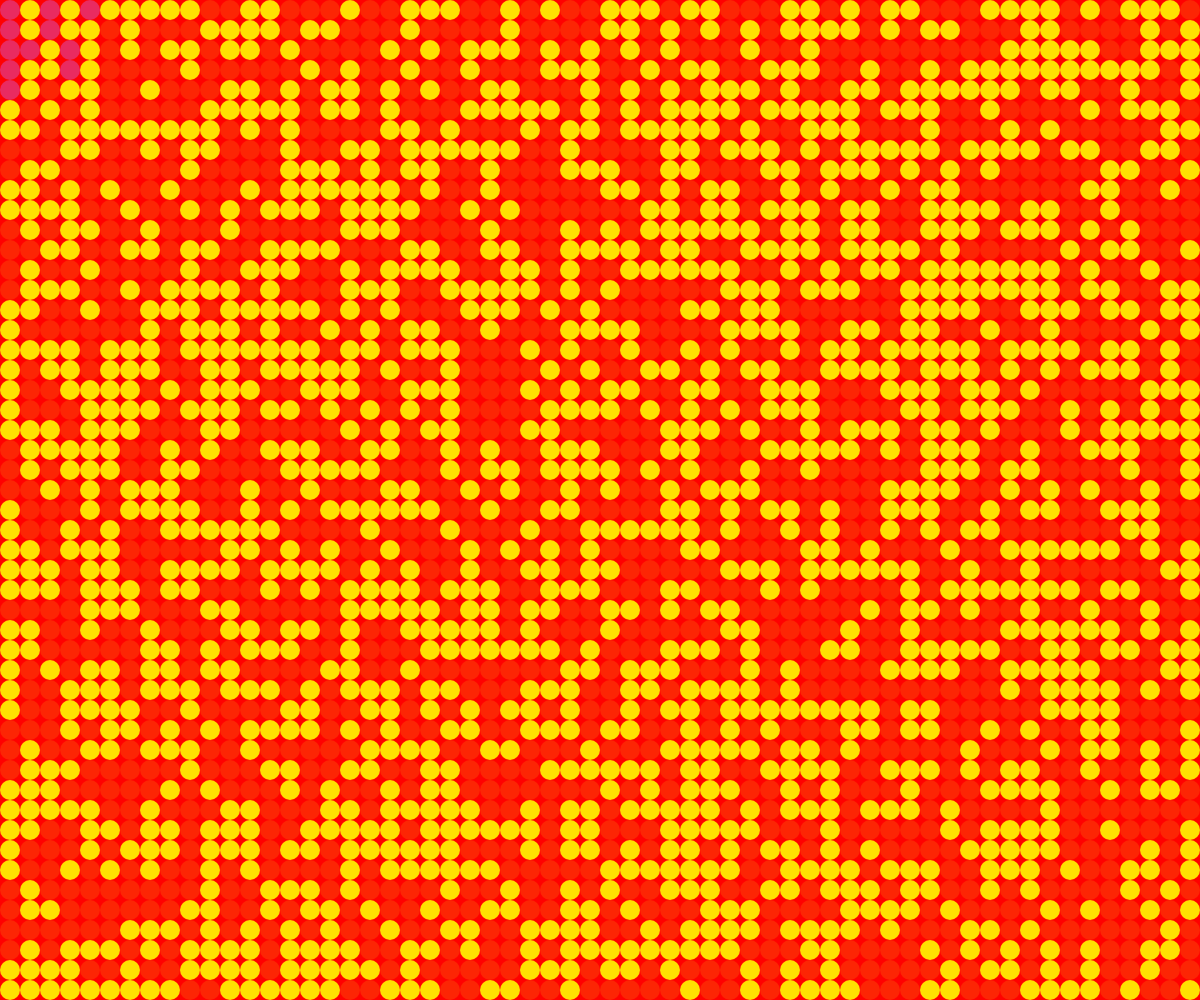
Frame 1 (no input)
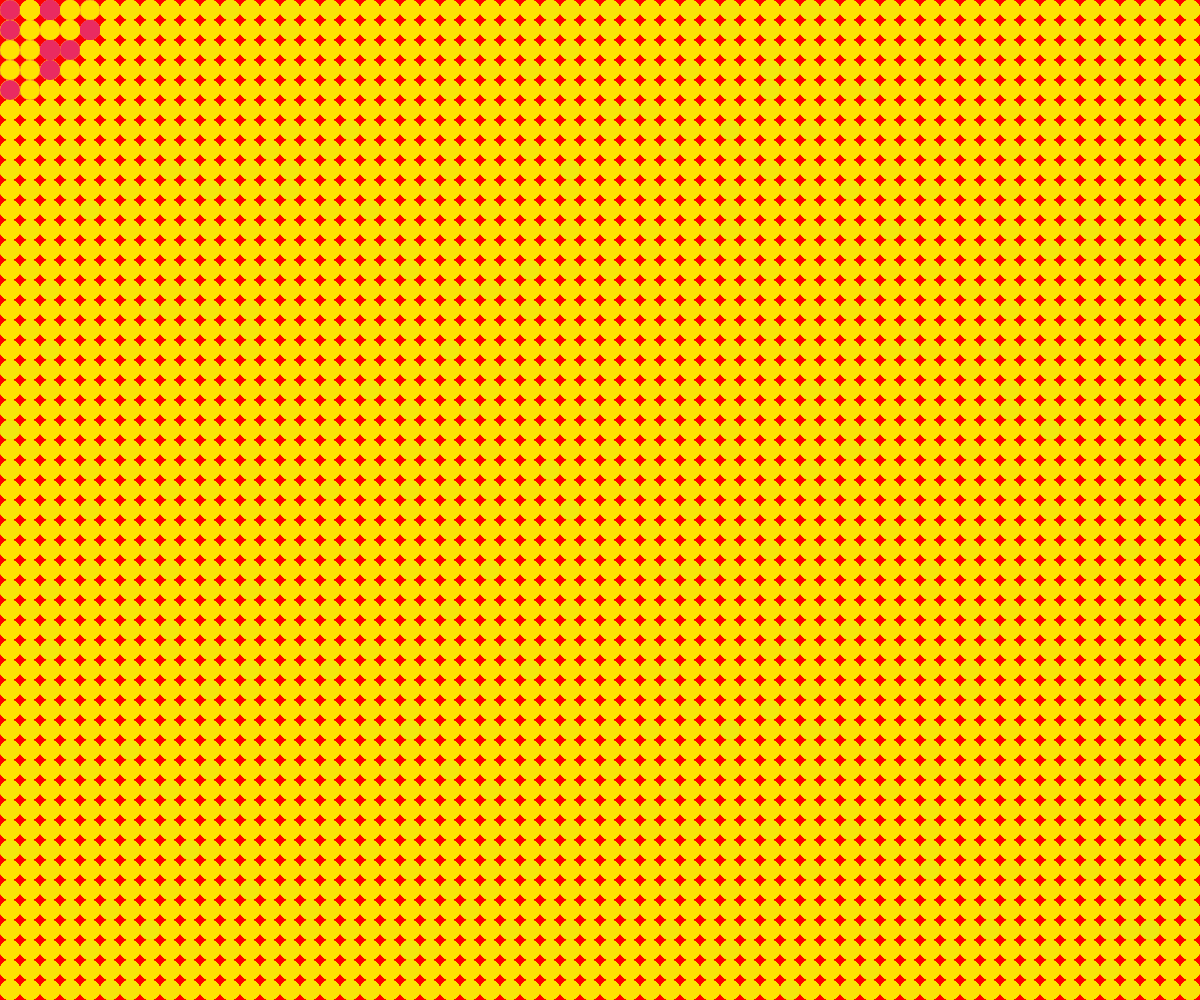
Frame 60 (no input)
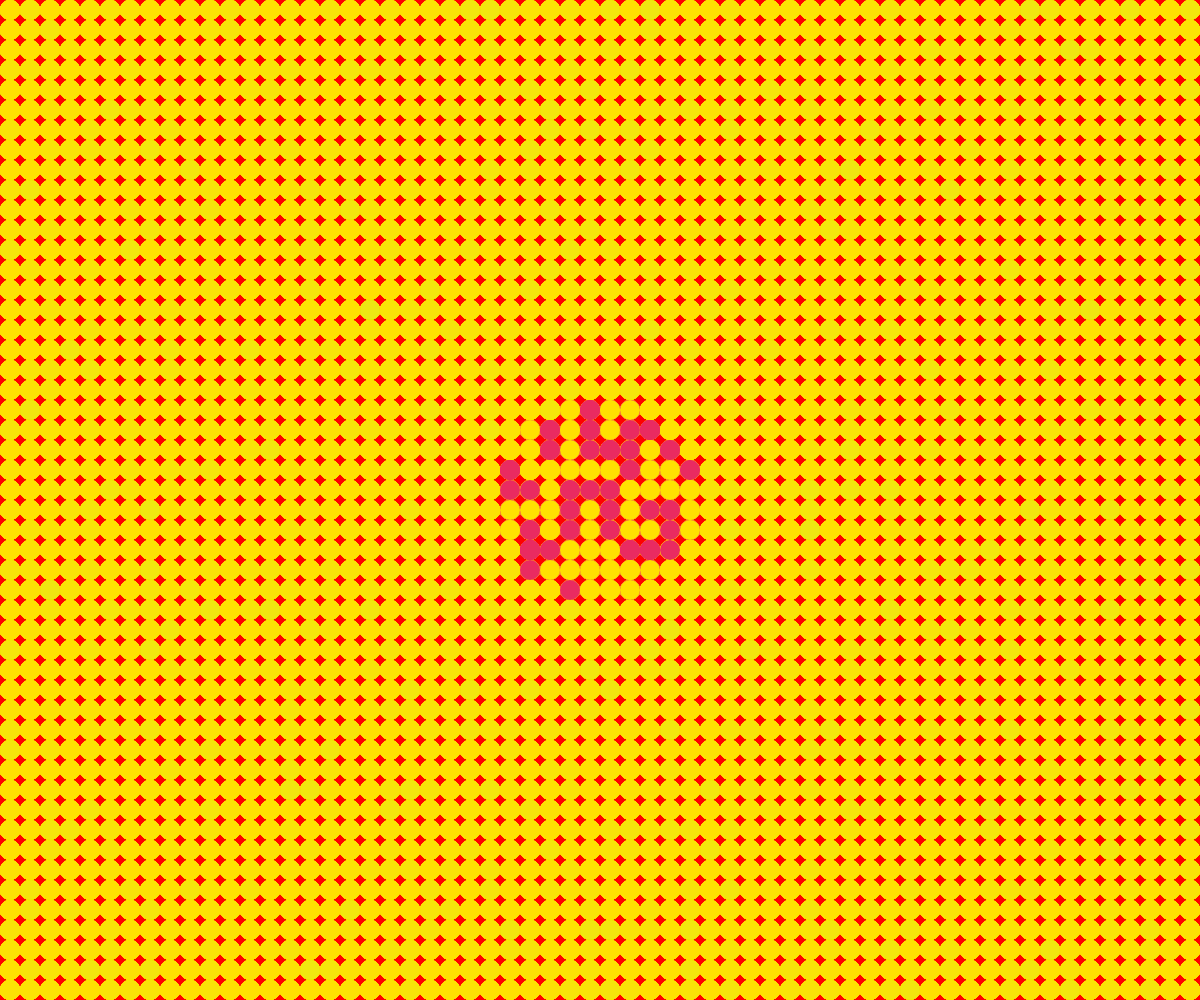
Frame 120 (the mouse pressed at the canvas centre since frame 60)

The p5.js sketch that drew these frames (run headless with seeded random() and noise() and a simulated clock; from frame 60 on, the mouse is pressed at the canvas centre):

// p5.js sketch
// ── sketch.js
let size = 20;

function setup() {
  createCanvas(windowWidth, windowHeight);
  background("#ff0000ff");
  frameRate(50); 
  noCursor();
}

function draw() {
  //background("#ff0000ff");
  let halfSize = size / 2;
  const PROXIMITY_RADIUS = 100 ; 

  for (let j = 0; j < height; j = j + size) {
    for (let i = 0; i < width; i = i + size) {
      
      // Calculate the CENTER coordinates of the current grid cell
      let cx = i + halfSize;
      let cy = j + halfSize;
      
      let choice = random(0, 1);
      noStroke();
      
      if (choice < 0.5) {
        // Option 1: Large light-gray circle 
        fill("#ffe101ff"); 
        ellipse(cx, cy, size, size);
      } else {
        // Option 2: Small semi-transparent blue circle (the 'inner' circle)

        // 1. Calculate distance from mouse to the center of this cell
        let d = dist(mouseX, mouseY, cx, cy);
        
        // 2. Check if the mouse is within the defined proximity radius
        if (d < PROXIMITY_RADIUS) {
            // A. BRIGHT STATE (Mouse is close)
            // Use a bright, opaque fill color to "light up" the circle
            fill("#e92b61ff"); // Opaque blue
        } else {
            // B. NORMAL STATE (Mouse is far)
            // Use the original semi-transparent fill color
            fill("#efef1728"); // Semi-transparent blue
        }
        
        // Draw the inner circle
        ellipse(cx, cy, halfSize*2, halfSize*2);
      }
    }
  }   
}
